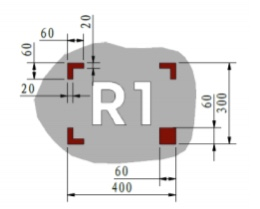
#> input picture picture.PNG, 260 x 209 px
$ python -i function.py   (imports and definitions only)   (older library calls are emulated)
#> lines starting #> are read from the running program, lines starting #| are printed output that depends on the picture; after the words box and inside, x2 and y2 are one past the last pixel; in counts of white or black regions, pixels touching at a corner belong together
#> further down, picture is the input picture: shape (209, 260, 3); mean B, G, R 225.3, 225.5, 226.7
import cv2
import numpy as np

def figshow(imgname,img):
    if not isinstance(imgname,str):
        raise Exception("Img name must be string type")

    cv2.imshow(imgname,img)
    cv2.waitKey(0)
    cv2.destroyAllWindows()


def HarrisCornerDetection(Img):
    gray = cv2.cvtColor(Img,cv2.COLOR_BGR2GRAY)

    thresh = 200 # hyperparameter
    _, threshImg = cv2.threshold(gray,thresh,255,0)
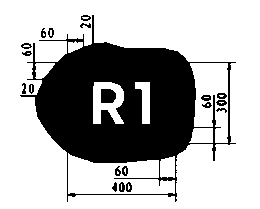
#> threshImg: shape (209, 260); 69.4% white; 20 black regions
    dst, contours, _ = cv2.findContours(threshImg,cv2.RETR_TREE,cv2.CHAIN_APPROX_SIMPLE)
#> contours = 43 contours, 14 with area under 20; largest, box (x1, y1, x2, y2) and area: (0, 0, 260, 209) 53872, (19, 14, 237, 203) 24024, (68, 153, 175, 194) 2968, (190, 63, 228, 143) 2128, (93, 82, 124, 124) 946

    dst = cv2.drawContours(dst,contours, -1, (0,0,255), 3)
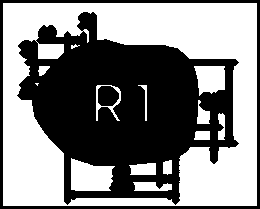
#> dst: shape (209, 260); 51.4% white; 3 black regions, box (x1, y1, x2, y2) and area: (17, 12, 239, 205) 23259, (0, 0, 260, 209) 2778, (98, 86, 119, 106) 356
    # [5 lines of commented-out code are left out]

    return dst

def countours(Img):
    gray = cv2.cvtColor(Img,cv2.COLOR_BGR2GRAY)
    dst = cv2.findContours(gray)
    dst = cv2.drawContours(dst,color='red')

    return dst

>>> import cv2
>>> picture = cv2.imread('picture.PNG')
>>> result = HarrisCornerDetection(picture)

$ run again, on cordinate.png
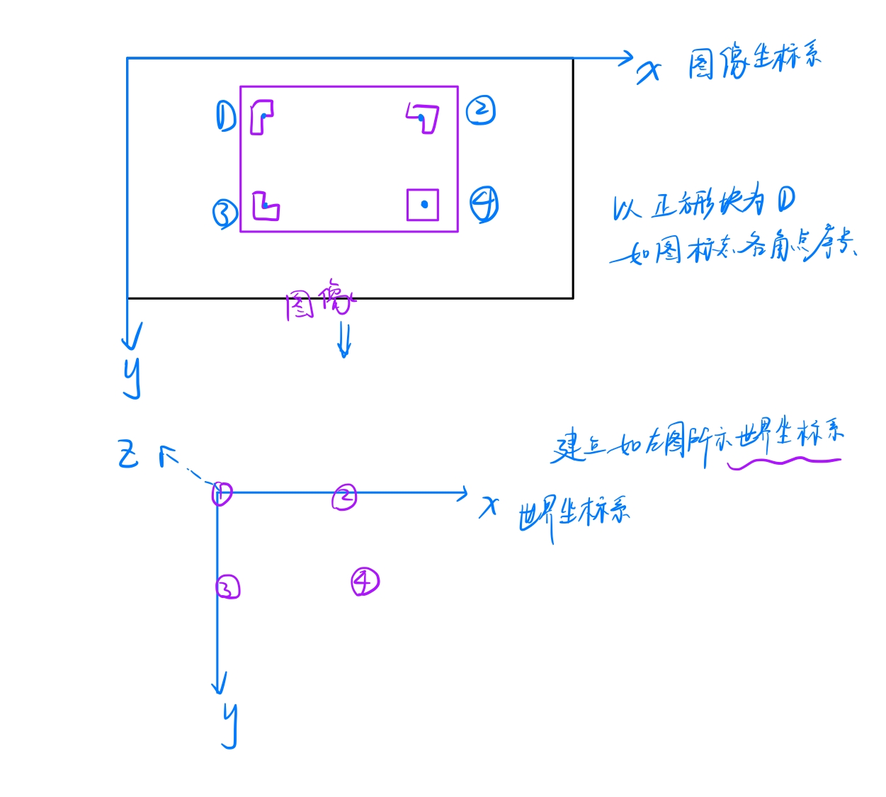
#> input picture cordinate.png, 886 x 797 px, shrunk from 1251 x 1125 before the run
#> picture is the input picture: shape (797, 886, 3); mean B, G, R 253.7, 250.5, 249.4
#> in HarrisCornerDetection, `_, threshImg = cv2.threshold(gray,thresh,255,0)`:
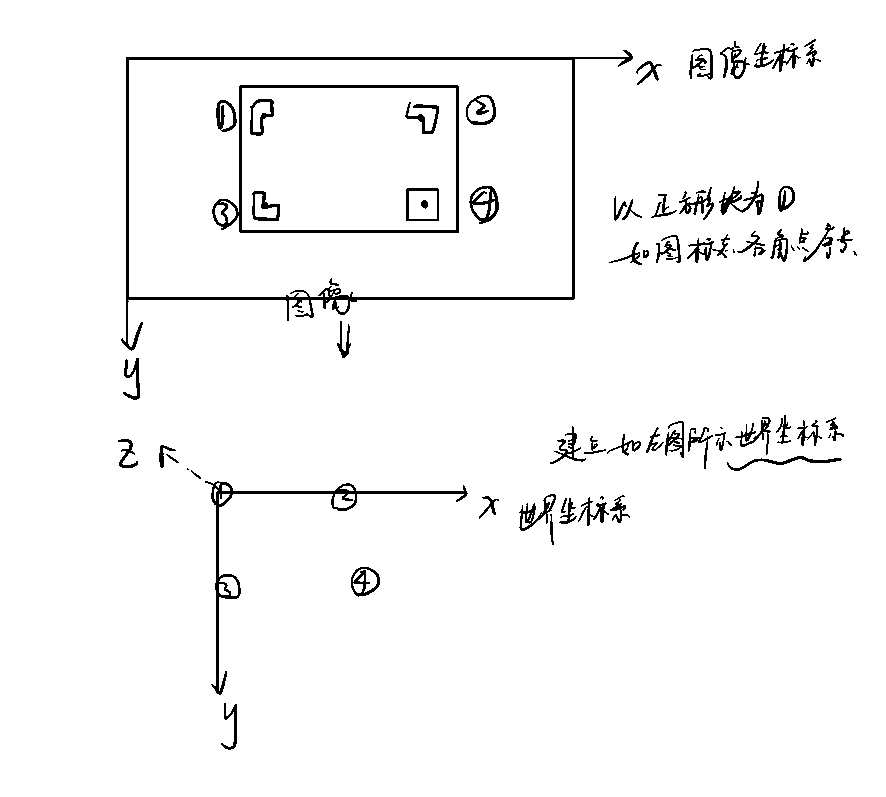
#> threshImg: shape (797, 886); 96.9% white; 80 black regions (15 under 20 px)
#> contours = 155 contours, 54 with area under 20; largest, box (x1, y1, x2, y2) and area: (0, 0, 886, 797) 704460, (120, 49, 634, 352) 110872, (129, 60, 572, 297) 104040, (211, 84, 460, 234) 33550, (242, 88, 456, 230) 30033
#> in HarrisCornerDetection, `dst = cv2.drawContours(dst,contours, -1, (0,0,255), 3)`:
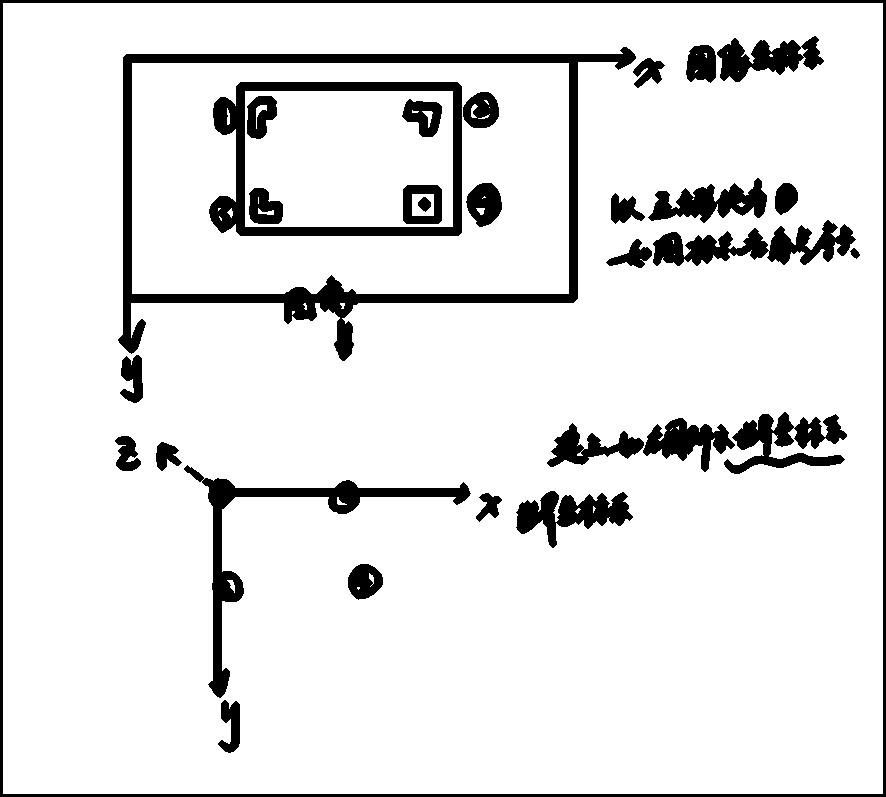
#> dst: shape (797, 886); 89.7% white; 30 black regions, largest, box (x1, y1, x2, y2) and area: (118, 47, 636, 361) 15501, (0, 0, 886, 797) 10062, (209, 82, 462, 236) 7883
